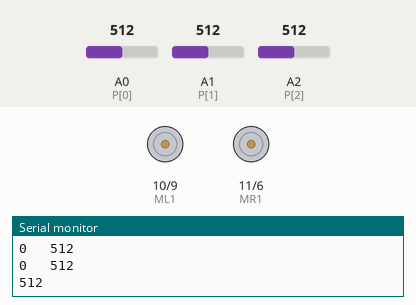
Simulated run of this sketch. Board: Arduino Uno, built with avr-gcc and run on an emulated ATmega328P. Parts: motor-driver pin pairs drawn as motors (green arrow = first pin HIGH = forward, orange = second pin HIGH = backward, longer = more drive), the last lines printed to the serial monitor. Inputs (shaded band) come from the test bench; at power-on: A1 (P[1]) = 512, A2 (P[2]) = 512, A0 (P[0]) = 512.

Above: at 4.6 s.
4.7 s: A1 (P[1]) set to 602
6.2 s: A1 (P[1]) set to 622
At 6.65 s:
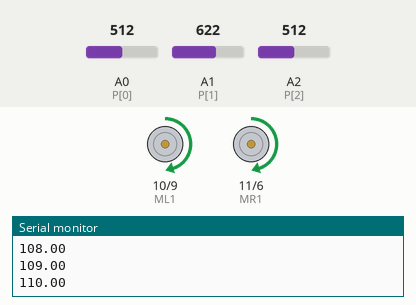
9.2 s: A2 (P[2]) set to 716
At 10.0 s:
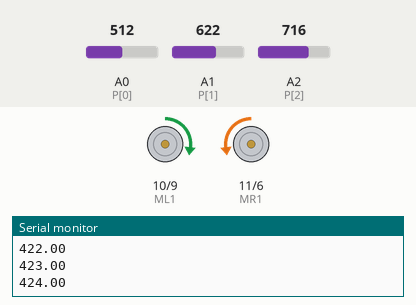
10.7 s: A0 (P[0]) set to 707
12.2 s: A0 (P[0]) set to 732
At 13.4 s:
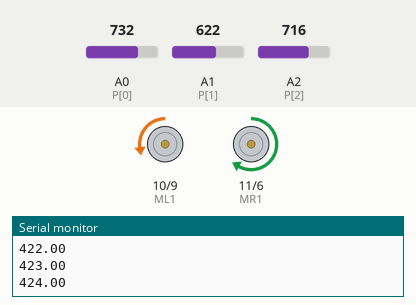
13.7 s: A0 (P[0]) set to 511
At 14.6 s:
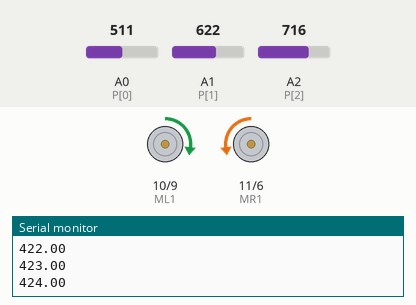
Timing chart, 0 to 16.2 s (numbered marks = the images above; inputs shaded):
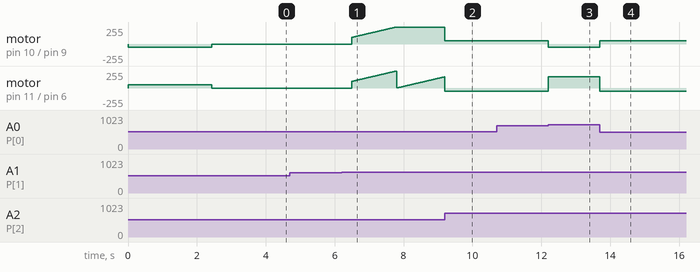

The sketch:

Lumos.ino
```cpp
//Auto-Calibrate Routine

int P[] ={A0,A1,A2};
#define MR1 11
#define MR2 6
#define ML1 10
#define ML2 9
 int Max,S[3],state;
 float spd,val=50;

void setup() {
  Serial.begin(9600);
  pinMode(ML1, OUTPUT);
  pinMode(ML2, OUTPUT);
  pinMode(MR1, OUTPUT);
  pinMode(MR2, OUTPUT);
   rdvalues();
  search();
  /*calibrate();
  Align();
  for(int i=0;i<6;i++)
  {
  Serial.print(Max[i]);
  Serial.print("   ");
  Serial.print(Min[i]);
  Serial.println("   ");
  } */
  delay(1000);
}

void loop() {
 for(int i =0;i<3;i++)
{
   S[i]=analogRead(P[i]);
}
if (S[0]<60&&(S[1]-100)<50&&S[2]<50)
{
  stp();
  delay(10);
  sek();
}
 else if(S[1]-100>S[0] && S[1]-100>S[2])
 {  if(state==1) val=val+1;
    else if(state==0) val = 50;
   frwd(val);
   Serial.println(val);
   state=1;
 }
 else if(S[0]>S[1]-100 && S[0]>S[2])
 { state=0;
   left();
 }

 else if(S[2]>S[1]-100 && S[2]>S[0])
 { state=0;
   right();
 }

 /*
  Serial.print(S[0]);
  Serial.print("   ");
    Serial.print(S[1]);
  Serial.print("   ");

  Serial.print(S[2]);
  Serial.print("   ");
  Serial.println("   ");
  delay(100);
  */
}

 void rdvalues()
 {
  int m1=50,m2;
     Max = analogRead(A1);
     for(int j=0;j<200;j++)
     {
         S[1]=analogRead(A1);
     analogWrite(MR1,m1);
     analogWrite(MR2,m2);
     analogWrite(ML1,m2);
     analogWrite(ML2,m1);
     if(S[1]>Max) Max=S[1];
      Serial.print(S[0]);
  Serial.print("   ");
        Serial.print(Max);
  Serial.println("   ");
     }
     stp();
    Serial.print(Max);
  Serial.println("   ");
 }
   void search()
   {  int count=0;
     int flag3=0;
   while(flag3!=1 && count<300)
   {
   S[1]=analogRead(A1);
   if(S[1]>=(Max-20))
   {
     stp();
     break;
   }
     else
     { count++;
        analogWrite(MR1,0);
     analogWrite(MR2,50);
     analogWrite(ML1,50);
     analogWrite(ML2,0);
     }
     Serial.println("searching");
   }
   stp();
   }
 void sek()
   {  int count=0;
   int val=60;
     int flag3=0;
   while(flag3!=1 && count<300)
   {
   S[1]=analogRead(A1);
   if(S[1]>=(val))
   {
     stp();
     break;
   }
     else
     { count++;
        analogWrite(MR1,0);
     analogWrite(MR2,50);
     analogWrite(ML1,50);
     analogWrite(ML2,0);
     }
     Serial.println("searching");
   }
   stp();
   }

 void frwd(int spd)
 {
   analogWrite(MR1,spd);
     analogWrite(MR2,0);
     analogWrite(ML1,spd);
     analogWrite(ML2,0);
 }

 void stp()
 {
   analogWrite(MR1,0);
     analogWrite(MR2,0);
     analogWrite(ML1,0);
     analogWrite(ML2,0);
 }

 void left()
 {
   analogWrite(MR1,50);
     analogWrite(MR2,0);
     analogWrite(ML1,0);
     analogWrite(ML2,50);
 }

 void right()
 {
   analogWrite(MR1,0);
     analogWrite(MR2,50);
     analogWrite(ML1,50);
     analogWrite(ML2,0);
 }
```

Measured:
- the behaviour switches between 612 and 613 on A1 (P[1]) (found by bisection; images 0 and 1)
- the behaviour switches between 716 and 717 on A0 (P[0]) (found by bisection; images 2 and 3)
- after the input at 4.7 s, every drawn part: stays the same
- after the input at 6.2 s, motor on pin 10 (ML1) / pin 9 (ML2): moves from stopped to forward 255/255 over 1.3 s, starting after 0.30 s
- after the input at 9.2 s, motor on pin 10 (ML1) / pin 9 (ML2): forward 255/255 → forward 50/255 at once
- after the input at 10.7 s, every drawn part: stays the same
- after the input at 12.2 s, motor on pin 10 (ML1) / pin 9 (ML2): forward 50/255 → backward 50/255 at once; motor on pin 11 (MR1) / pin 6 (MR2): backward 50/255 → forward 168/255 at once
- after the input at 13.7 s, motor on pin 10 (ML1) / pin 9 (ML2): backward 50/255 → forward 50/255 at once; motor on pin 11 (MR1) / pin 6 (MR2): forward 168/255 → backward 50/255 at once
